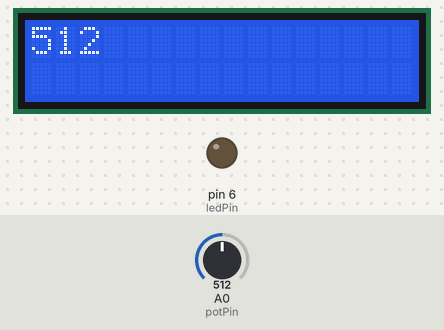
This sketch was run on a simulated Arduino Uno, built with avr-gcc and run on an emulated ATmega328P. On the bench: 16×2 character LCD, output pins drawn as LEDs (lit = HIGH). The test bench sets the inputs (shaded band); at power-on: A0 (potPin) = 512.

Above: at 1.3 s.
1.4 s: A0 (potPin) set to 716
At 2.7 s:
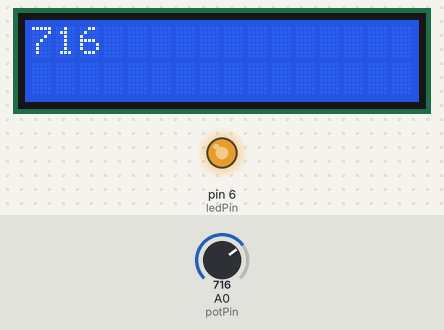
3.0 s: A0 (potPin) set to 900
At 3.7 s:
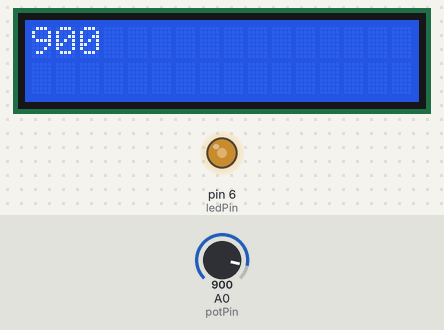
4.6 s: A0 (potPin) set to 306
At 5.1 s:
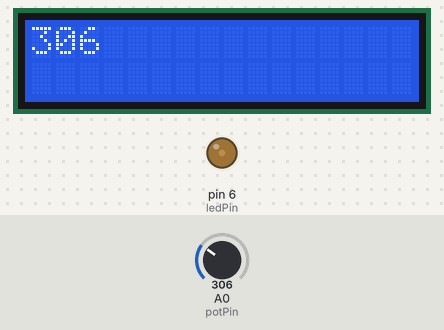
6.2 s: A0 (potPin) set to 122
At 7.3 s:
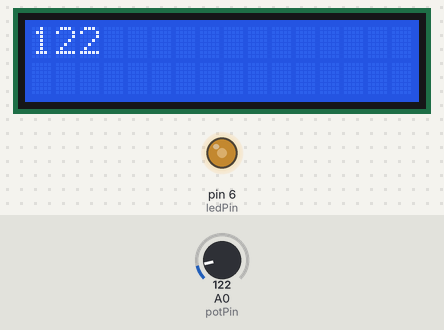
Timing chart, 0 to 8.8 s (numbered marks = the images above; inputs shaded):
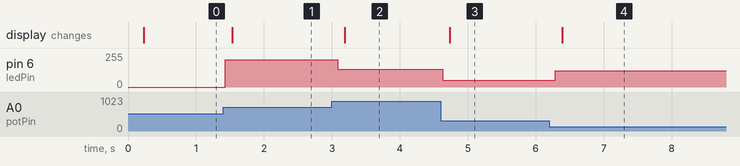

The sketch:

Potentiometers.ino
```cpp
#include <LiquidCrystal_I2C.h>

LiquidCrystal_I2C lcd(0x3f,16,2);
int ledPin = 6;
int potPin = A0;
void setup()
{
	pinMode(ledPin, OUTPUT);
	pinMode(potPin, INPUT);
	lcd.init();
	lcd.backlight();
	lcd.begin(16, 2);


}

void loop()
{
	int potValue = analogRead(potPin);
	analogWrite(ledPin, potValue);
	delay(100);
	lcd.setCursor(0, 0);
	lcd.print(potValue);
	lcd.print("                ");
}
```

Measured:
- after the input at 1.4 s, pin 6 (ledPin): 0/255 → 204/255 at once; the display: changes after 0.13 s (image 1)
- after the input at 3.0 s, pin 6 (ledPin): 204/255 → 132/255 after 0.09 s; the display: changes after 0.19 s (image 2)
- after the input at 4.6 s, pin 6 (ledPin): 132/255 → 50/255 at once; the display: changes after 0.13 s (image 3)
- after the input at 6.2 s, pin 6 (ledPin): 50/255 → 122/255 after 0.09 s; the display: changes after 0.19 s (image 4)
